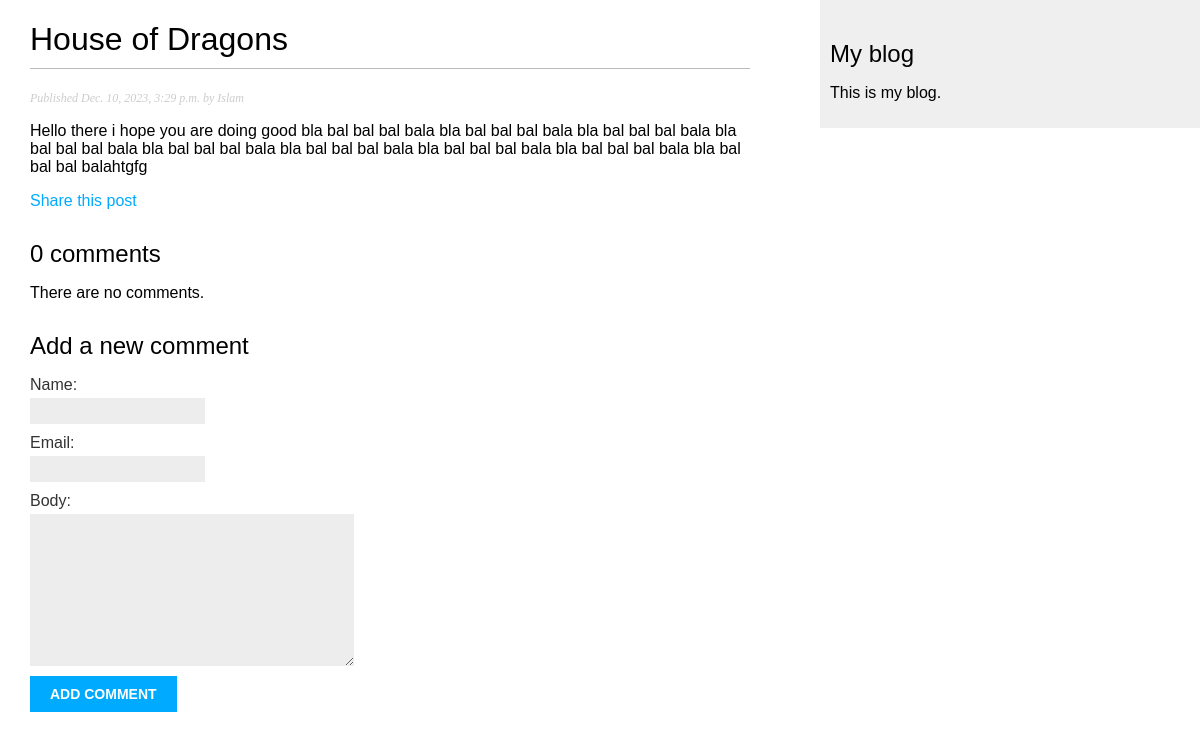
Before: /blog/2023/12/10/house-of-dragons/ with the older database file.
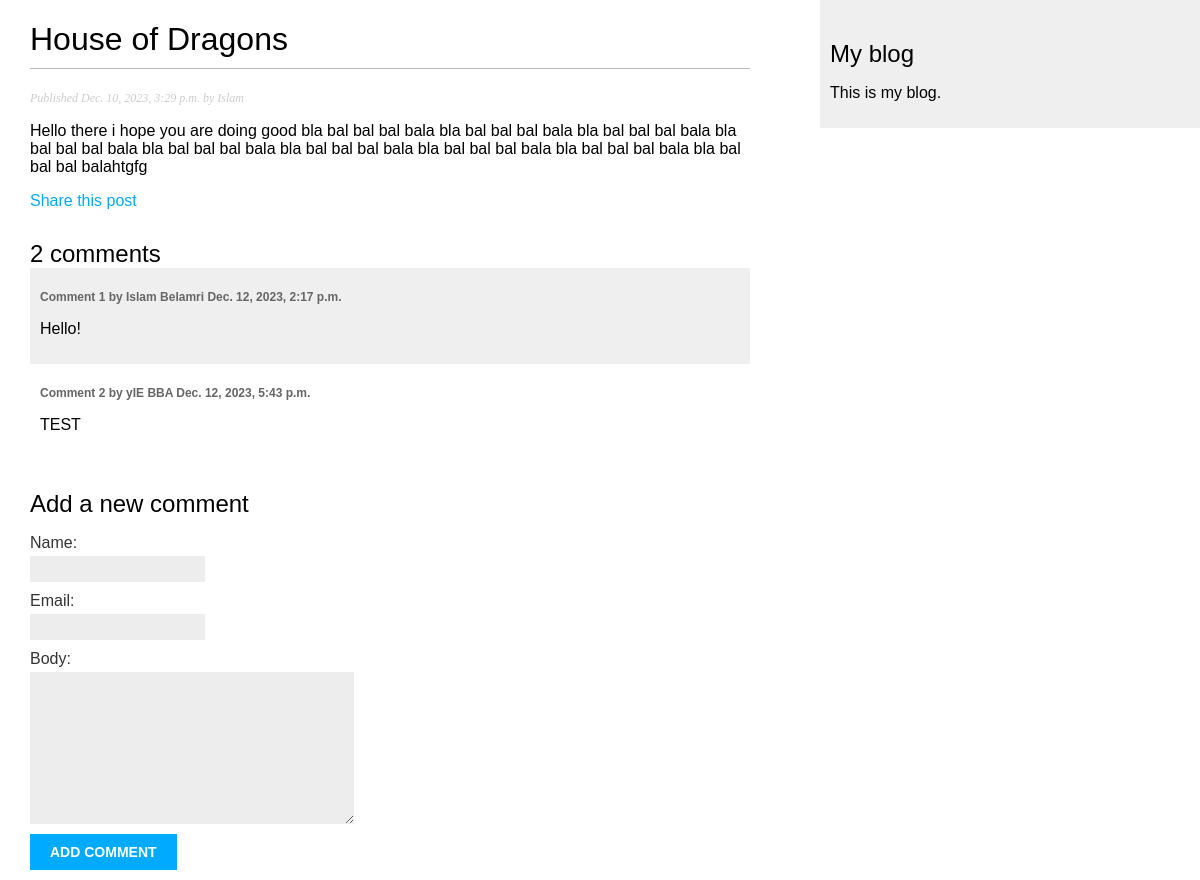
After: the same page with the newer database file.
### blog/models.py (models this page shows, shortened)
class Post(models.Model):
    class Status(models.TextChoices):
        DRAFT = 'DF', 'Draft'
        PUBLISHED = 'PB', 'Published'
    title = models.CharField(max_length=250)
    slug = models.SlugField(max_length=250, unique_for_date='publish')
    author = models.ForeignKey(User, on_delete=models.CASCADE, related_name='blog_posts')
    body = models.TextField()
    publish = models.DateTimeField(default=timezone.now)
    created = models.DateTimeField(auto_now_add=True)
    updated = models.DateTimeField(auto_now=True)
    status = models.CharField(max_length=2, choices=Status.choices, default=Status.DRAFT)
    class Meta:
        ordering = ['-publish']
        indexes = [
            models.Index(fields=['-publish']),
        ]

class Comment(models.Model):
    post = models.ForeignKey(Post, on_delete=models.CASCADE, related_name='comments')
    name = models.CharField(max_length=80)
    email = models.EmailField()
    body = models.TextField()
    created = models.DateTimeField(auto_now_add=True)
    updated = models.DateTimeField(auto_now=True)
    active = models.BooleanField(default=True)
    class Meta:
        ordering = ['created']
        indexes = [
            models.Index(fields=['created']),
        ]

### blog/views.py (the view)
# urls.py: path('<int:year>/<int:month>/<int:day>/<slug:post>/', views.post_detail, name='post_detail'),
def post_detail(request, year, month, day, post):
    post = get_object_or_404(
                                Post,
                                status=Post.Status.PUBLISHED,
                                slug=post,
                                publish__year=year,
                                publish__month=month,
                                publish__day=day
                            )
    comments = post.comments.filter(active=True)
    form = CommentForm()
    return render(request, 'blog/post/detail.html', {'post': post, 'comments': comments, 'form': form})

### blog/forms.py
class CommentForm(forms.ModelForm):
    class Meta:
        model = Comment
        fields = ['name', 'email', 'body']

### blog/templates/blog/post/detail.html (shortened to what this page needs)
{% extends "blog/base.html" %}
{% block content %}
    <h1>{{ post.title }}</h1>
    <p class="date">
    Published {{ post.publish }} by {{ post.author }}
    </p>
    {{ post.body|linebreaks }}
    <p>
        <a href="{% url "blog:post_share" post.id %}">
            Share this post
        </a>
    </p>
    {% with comments.count as total_comments %}
        <h2>
            {{ total_comments }} comment{{ total_comments|pluralize }}
        </h2>
    {% endwith %}
    {% for comment in comments %}
        <div class="comment">
            <p class="info">
                Comment {{ forloop.counter }} by {{ comment.name }}
                {{ comment.created }}
            </p>
            {{ comment.body|linebreaks }}
        </div>
    {% empty %}
        <p>There are no comments.</p>
    {% endfor %}
    {% include "blog/post/includes/comment_form.html" %}
{% endblock %}

### blog/templates/blog/base.html (shortened to what this page needs)
{% load static %}
<!DOCTYPE html>
<html>
    <head>
        <link href="{% static "css/blog.css" %}" rel="stylesheet">
    </head>
    <body>
        <div id="content">
            {% block content %}
            {% endblock %}
        </div>
        <div id="sidebar">
            <h2>My blog</h2>
            <p>This is my blog.</p>
        </div>
    </body>
</html>

### blog/templates/blog/post/includes/comment_form.html (shortened to what this page needs)
<h2>Add a new comment</h2>
<form action="{% url "blog:post_comment" post.id %}" method="post">
    {{ form.as_p }}
    <p><input type="submit" value="Add comment"></p>
</form>

### blog/static/css/blog.css (style rules this page uses)
body { margin:0; padding:0; font-family:helvetica, sans-serif; }
a { color:#00abff; text-decoration:none; }
h1 { font-weight:normal; border-bottom:1px solid #bbb; padding:0 0 10px 0; }
h2 { font-weight:normal; margin:30px 0 0; }
#content { float:left; width:60%; padding:0 0 0 30px; }
#sidebar { float:right; width:30%; padding:10px; background:#efefef; height:100%; }
p.date { color:#ccc; font-family: georgia, serif; font-size: 12px; font-style: italic; }
label { float:left; clear:both; color:#333; margin-bottom:4px; }
input, textarea { clear:both; float:left; margin:0 0 10px; background:#ededed; border:0; padding:6px 10px; font-size:12px; }
input[type=submit] { font-weight:bold; background:#00abff; color:#fff; padding:10px 20px; font-size:14px; text-transform:uppercase; }
.comment { padding:10px; }
.comment:nth-child(even) { background:#efefef; }
.comment .info { font-weight:bold; font-size:12px; color:#666; }

Changed rows visible on the page:
added Comment: name "Islam Belamri", created "Dec. 12, 2023, 2:17 p.m.", body "Hello!"
added Comment: name "yIE BBA", created "Dec. 12, 2023, 5:43 p.m.", body "TEST"
Other visible differences:
{{ total_comments }}: "0" → "2"
text no longer shown: "There are no comments."
